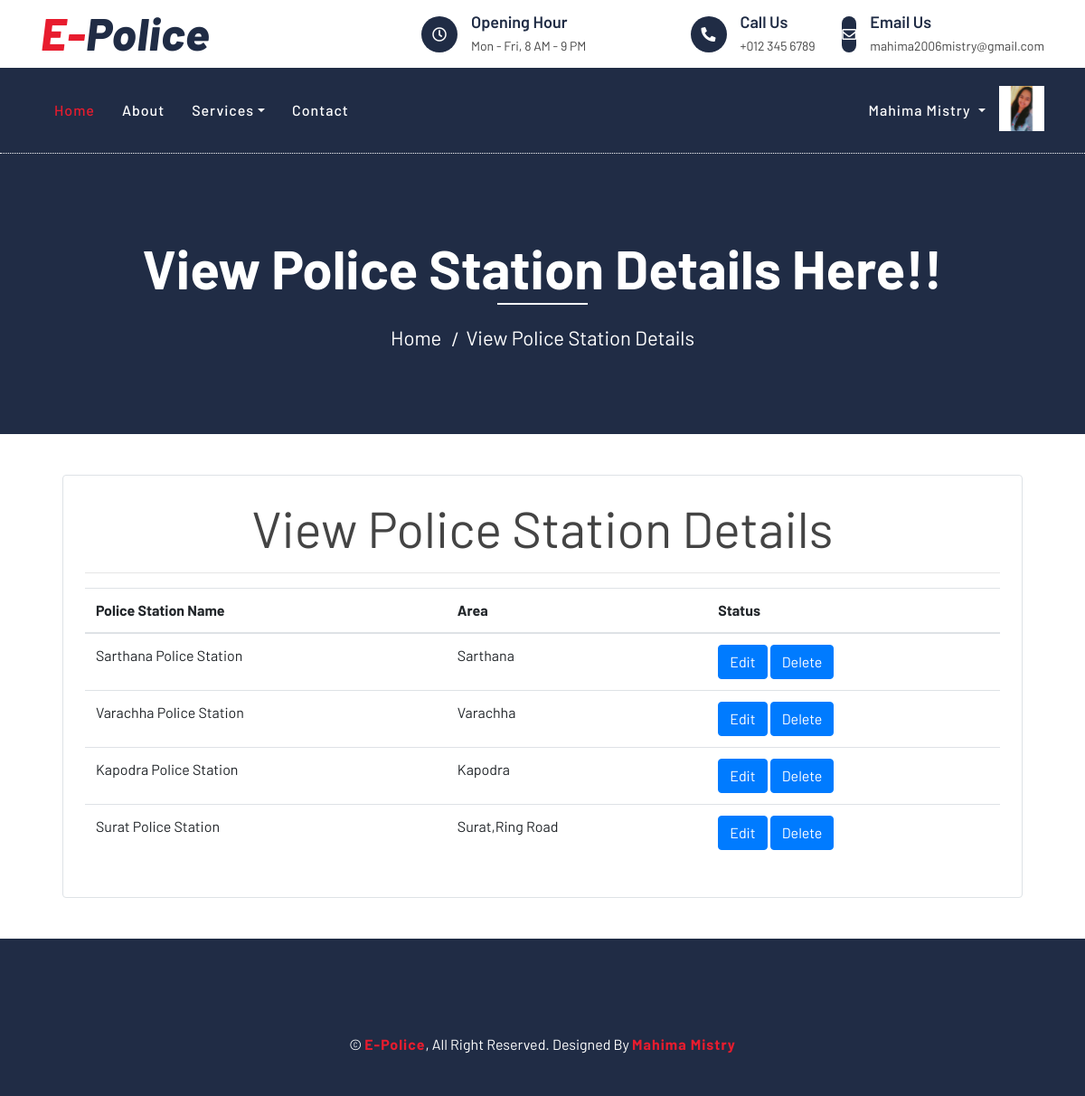
Page /view_police_station/ (signed in) on the earlier database version.
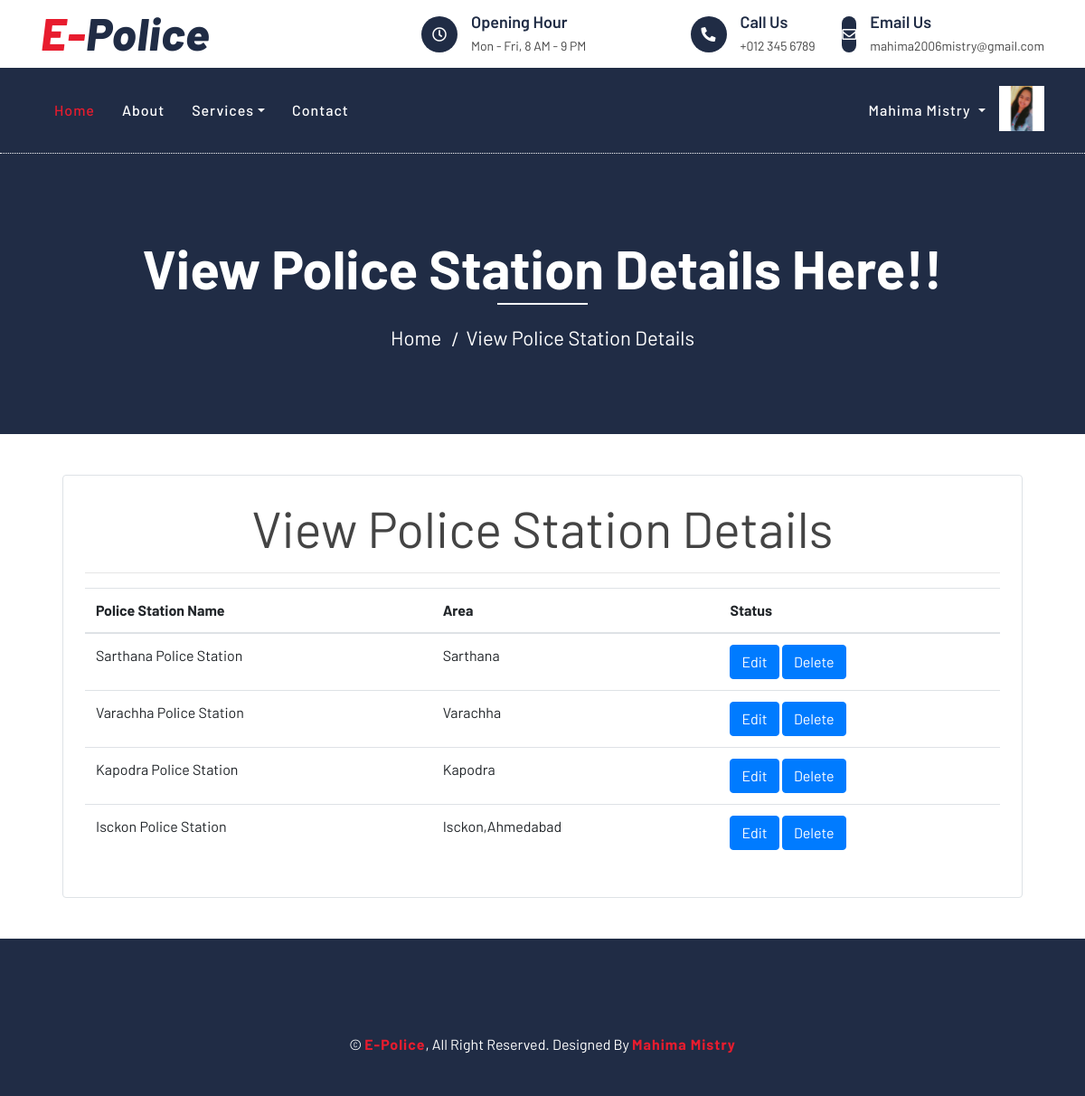
Same page on the later database version.
### police_station/models.py (models this page shows, shortened)
class Police_station(models.Model):
    police_station_name = models.CharField(max_length=50)
    area = models.TextField()

### police_station/views.py (the view)
# urls.py: path('view_police_station/',views.view_police_station,name="view_police_station"),
def view_police_station(request):
    uid = User.objects.get(email=request.session['email'])
    police_station = Police_station.objects.all()
    return render(request,'view_police_station.html',{'uid':uid,'police_station':police_station})

### police_station/templates/view_police_station.html (shortened to what this page needs)
{% extends 'header.html' %}
{% load static %}
{% block content %}
<div class="page-header">
    <div class="container">
        <div class="row">
            <div class="col-12">
                <h2>View Police Station Details Here!!</h2>
            </div>
            <div class="col-12">
                <a href="{% url 'index' %}">Home</a>
                <a href="">View Police Station Details</a>
            </div>
        </div>
    </div>
</div>
<div class="container">
    <div class="border rounded p-4 m-4">
        <p class="display-4 text-center"><b>View Police Station Details</b></p>
        <hr>
        <table class="table">
            <thread>
                <tr>
                    <th>Police Station Name</th>
                    <th>Area</th>
                    <th>Status</th>
                </tr>
            </thread>
            <tbody>
               {% for station in police_station %}
                    <tr>
                        <td>{{ station.police_station_name }}</td>
                        <td>{{ station.area }}</td>
                        <td>
                            <a href="{% url 'edit_police_station' station.id %}"><button class="btn btn-primary" type="button">Edit</button></a>
                            <a href="{% url 'delete_police_station' station.id %}"><button class="btn btn-primary" type="button">Delete</button></a>
                        </td>
                    </tr>
               {% endfor %}
            </tbody>
        </table>
    </div>
</div>
{% endblock %}

Differences in the rows shown:
removed Police_station: police_station_name "Surat Police Station", area "Surat,Ring Road"
added Police_station: police_station_name "Isckon Police Station", area "Isckon,Ahmedabad"
